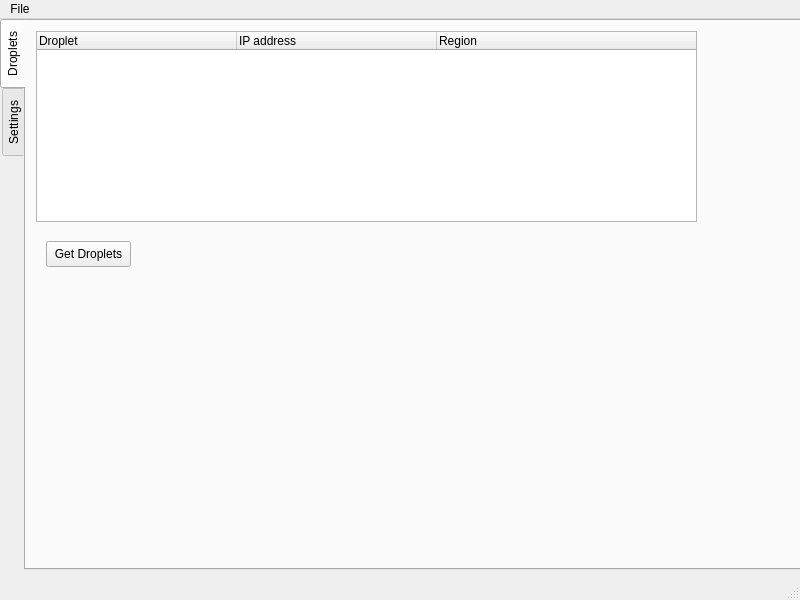
<?xml version="1.0" encoding="UTF-8"?>
<ui version="4.0">
 <class>MainWindow</class>
 <widget class="QMainWindow" name="MainWindow">
  <property name="geometry">
   <rect>
    <x>0</x>
    <y>0</y>
    <width>800</width>
    <height>600</height>
   </rect>
  </property>
  <property name="windowTitle">
   <string>MainWindow</string>
  </property>
  <widget class="QWidget" name="centralwidget">
   <widget class="QTabWidget" name="tabWidget">
    <property name="geometry">
     <rect>
      <x>0</x>
      <y>0</y>
      <width>801</width>
      <height>551</height>
     </rect>
    </property>
    <property name="contextMenuPolicy">
     <enum>Qt::ActionsContextMenu</enum>
    </property>
    <property name="tabPosition">
     <enum>QTabWidget::West</enum>
    </property>
    <property name="tabShape">
     <enum>QTabWidget::Rounded</enum>
    </property>
    <property name="currentIndex">
     <number>0</number>
    </property>
    <property name="tabsClosable">
     <bool>false</bool>
    </property>
    <widget class="QWidget" name="tabDroplets">
     <attribute name="title">
      <string>Droplets</string>
     </attribute>
     <widget class="QPushButton" name="pushButton">
      <property name="geometry">
       <rect>
        <x>20</x>
        <y>220</y>
        <width>85</width>
        <height>26</height>
       </rect>
      </property>
      <property name="text">
       <string>Get Droplets</string>
      </property>
     </widget>
     <widget class="QTreeWidget" name="treeDroplets">
      <property name="geometry">
       <rect>
        <x>10</x>
        <y>10</y>
        <width>661</width>
        <height>191</height>
       </rect>
      </property>
      <property name="minimumSize">
       <size>
        <width>661</width>
        <height>0</height>
       </size>
      </property>
      <property name="maximumSize">
       <size>
        <width>661</width>
        <height>16777215</height>
       </size>
      </property>
      <property name="contextMenuPolicy">
       <enum>Qt::CustomContextMenu</enum>
      </property>
      <attribute name="headerCascadingSectionResizes">
       <bool>false</bool>
      </attribute>
      <attribute name="headerDefaultSectionSize">
       <number>200</number>
      </attribute>
      <attribute name="headerMinimumSectionSize">
       <number>16</number>
      </attribute>
      <attribute name="headerStretchLastSection">
       <bool>true</bool>
      </attribute>
      <column>
       <property name="text">
        <string>Droplet</string>
       </property>
      </column>
      <column>
       <property name="text">
        <string>IP address</string>
       </property>
      </column>
      <column>
       <property name="text">
        <string>Region</string>
       </property>
      </column>
     </widget>
    </widget>
    <widget class="QWidget" name="tabSettings">
     <attribute name="title">
      <string>Settings</string>
     </attribute>
     <widget class="QPushButton" name="btnSaveApiKey">
      <property name="geometry">
       <rect>
        <x>20</x>
        <y>80</y>
        <width>85</width>
        <height>26</height>
       </rect>
      </property>
      <property name="text">
       <string>Save API Key</string>
      </property>
     </widget>
     <widget class="QWidget" name="layoutWidget">
      <property name="geometry">
       <rect>
        <x>23</x>
        <y>32</y>
        <width>581</width>
        <height>29</height>
       </rect>
      </property>
      <layout class="QHBoxLayout" name="horizontalLayout_2">
       <item>
        <widget class="QLabel" name="label_3">
         <property name="text">
          <string>API Key: </string>
         </property>
        </widget>
       </item>
       <item>
        <widget class="QLineEdit" name="txtApiKey"/>
       </item>
      </layout>
     </widget>
    </widget>
   </widget>
  </widget>
  <widget class="QMenuBar" name="menubar">
   <property name="geometry">
    <rect>
     <x>0</x>
     <y>0</y>
     <width>800</width>
     <height>25</height>
    </rect>
   </property>
   <widget class="QMenu" name="menuFile">
    <property name="title">
     <string>File</string>
    </property>
    <addaction name="actionQuit"/>
   </widget>
   <addaction name="menuFile"/>
  </widget>
  <widget class="QStatusBar" name="statusbar"/>
  <action name="actionQuit">
   <property name="text">
    <string>Quit</string>
   </property>
   <property name="shortcut">
    <string>Alt+Q</string>
   </property>
  </action>
  <action name="actionStart">
   <property name="text">
    <string>Start</string>
   </property>
   <property name="toolTip">
    <string>Start droplet</string>
   </property>
  </action>
  <action name="actionStop">
   <property name="text">
    <string>Stop</string>
   </property>
   <property name="toolTip">
    <string>Stop droplet</string>
   </property>
  </action>
  <action name="actionReboot">
   <property name="text">
    <string>Reboot</string>
   </property>
   <property name="toolTip">
    <string>Reboot droplet</string>
   </property>
  </action>
 </widget>
 <resources/>
 <connections/>
</ui>
